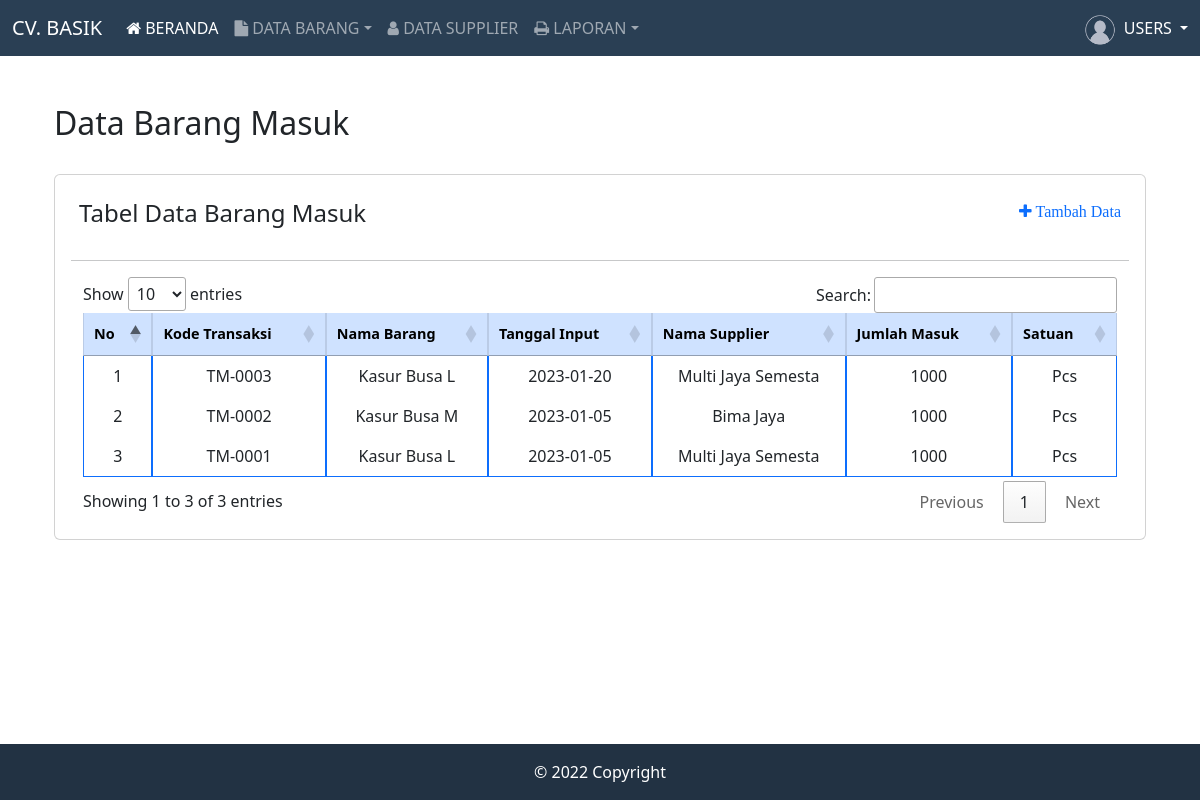
The page /modules/kasur_masuk/kasur_masuk.php (signed in) on the database its author committed.
### tables this page shows
CREATE TABLE `is_barang_masuk` (
  `id_bm` int(10) NOT NULL,
  `kode_transaksi` varchar(10) NOT NULL,
  `kode_kasur` varchar(10) NOT NULL,
  `tgl_input` date NOT NULL,
  `jumlah_masuk` int(10) NOT NULL,
  `kode_supplier` varchar(10) NOT NULL,
  `satuan` varchar(11) NOT NULL
);

CREATE TABLE `is_kasur` (
  `id_kasur` int(10) NOT NULL,
  `kode_kasur` varchar(10) NOT NULL,
  `nama_kasur` varchar(20) NOT NULL,
  `jenis_kasur` varchar(20) NOT NULL,
  `ukuran_kasur` varchar(20) NOT NULL,
  `harga_beli` int(10) NOT NULL,
  `harga_jual` int(10) NOT NULL,
  `satuan` varchar(10) NOT NULL,
  `stok` int(10) NOT NULL,
  `tgl_input` datetime NOT NULL
);

CREATE TABLE `is_supplier` (
  `id_supplier` int(10) NOT NULL,
  `kode_supplier` varchar(10) NOT NULL,
  `nama_supplier` varchar(20) NOT NULL,
  `no_telp` varchar(13) NOT NULL,
  `alamat` varchar(50) NOT NULL
);

### modules/kasur_masuk/kasur_masuk.php (the view, shortened to what this page needs)
<?php
include "../layout/header.php";
?>
<div class="container mt-5">
    <p class="h2">Data Barang Masuk</p>
    <div class="position-relative">
        <div class="row">
            <div class="col">
                <div class="card text-center mt-4">
                    <div class="card-body">
                        <div class="d-flex justify-content-between mb-3">
                            <div class="p-2">
                                <h4>Tabel Data Barang Masuk</h4>
                            </div>
                            <div class="p-2 "><a href="tambah_data.php" class="fa fa-plus" style="text-decoration:none"> Tambah Data</a></button></div>
                        </div>
                        <hr>
                        <div class="container mt-3">
                            <table class="table table-bordered border-primary" id="tabel-data">
                                <thead class="table-primary" style="font-size:90%">
                                    <tr>
                                        <th>No</th>
                                        <th>Kode Transaksi</th>
                                        <th>Nama Barang</th>
                                        <th>Tanggal Input</th>
                                        <th>Nama Supplier</th>
                                        <th>Jumlah Masuk</th>
                                        <th>Satuan</th>
                                    </tr>
                                </thead>
                                <tbody>
                                    <?php
                                    include './../../config/koneksi.php';
                                    $no = 1;
                                    $data = mysqli_query($koneksi, "SELECT is_barang_masuk.kode_transaksi, is_barang_masuk.tgl_input, is_kasur.nama_kasur, is_barang_masuk.jumlah_masuk, is_supplier.nama_supplier, is_barang_masuk.satuan FROM is_barang_masuk
                                    inner join is_kasur on is_kasur.kode_kasur = is_barang_masuk.kode_kasur
                                    inner join is_supplier on is_supplier.kode_supplier = is_barang_masuk.kode_supplier ORDER BY id_bm DESC");
                                    while ($d = mysqli_fetch_array($data)) {
                                    ?>
                                        <tr>
                                            <td><?php echo $no++; ?></td>
                                            <td><?php echo $d['kode_transaksi']; ?></td>
                                            <td><?php echo $d['nama_kasur']; ?></td>
                                            <td><?php echo $d['tgl_input']; ?></td>
                                            <td><?php echo $d['nama_supplier']; ?></td>
                                            <td><?php echo $d['jumlah_masuk']; ?></td>
                                            <td><?php echo $d['satuan']; ?></td>
                                        </tr>
                                    <?php
                                    }
                                    ?>
                                </tbody>
                            </table>
                        </div>
                    </div>
                </div>
            </div>
        </div>
    </div>
</div>
<?php
include '../layout/footer.php';
?>

### modules/layout/header.php (shortened to what this page needs)
<!DOCTYPE html>
<html lang="en">
<head>
    <link href="https://cdn.jsdelivr.net/npm/bootstrap@5.2.3/dist/css/bootstrap.min.css" rel="stylesheet">
    <link rel="stylesheet" href="//maxcdn.bootstrapcdn.com/font-awesome/4.5.0/css/font-awesome.min.css">
    <link rel="stylesheet" href="https://cdn.jsdelivr.net/npm/bootstrap-icons@1.3.0/font/bootstrap-icons.css">
    <link rel="stylesheet" type="text/css" media="screen" href="https://cdn.datatables.net/1.10.19/css/jquery.dataTables.min.css">
</head>
<body>
    <nav class="navbar navbar-expand-lg navbar-dark" style="background-color: #2A3F54;">
        <div class="container-xxl">
            <a class="navbar-brand" href="../home/home.php">CV. BASIK</a>
            <div class="collapse navbar-collapse" id="navbarTogglerDemo03">
                <ul class="navbar-nav me-auto mb-2 mb-lg-0">
                    <li class="nav-item">
                        <a class="nav-link active" aria-current="page" href="../home/home.php"><i class="fa fa-home"></i> BERANDA</a>
                    </li>
                    <li class="nav-item dropdown">
                        <a class="nav-link dropdown-toggle" href="#" role="button" data-bs-toggle="dropdown"><i class="fa fa-file"></i> DATA BARANG</a>
                    </li>
                    <li class="nav-item">
                        <a class="nav-link" href="../supplier/supplier.php"><i class="fa fa-user"></i> DATA SUPPLIER</a>
                    </li>
                    <li class="nav-item dropdown">
                        <a class="nav-link dropdown-toggle" href="#" role="button" data-bs-toggle="dropdown"><i class="fa fa-print"></i> LAPORAN</a>
                    </li>
                </ul>
            </div>
            <div class="dropdown">
                <a href="#" class="d-flex align-items-center text-white text-decoration-none dropdown-toggle" id="dropdownUser1" data-bs-toggle="dropdown" aria-expanded="false">
                    <img src="./../../assets/img/av.png" alt="hugenerd" width="40" height="40" class="rounded-circle">
                    <span class="d-none d-sm-inline mx-1">USERS</span>
                </a>
            </div>
        </div>
    </nav>
    <div class="container mt-5">

### modules/layout/footer.php (shortened to what this page needs)
</div>
<footer class="text-center text-white fixed-bottom" style="background-color: #2A3F54;">
  <div class="text-center p-3" style="background-color: rgba(0, 0, 0, 0.2);">
    © 2022 Copyright
  </div>
</footer>
</body>
<html />

### rows shown on the page
is_barang_masuk: kode_transaksi "TM-0003", is_kasur.nama_kasur "Kasur Busa L", tgl_input "2023-01-20", is_supplier.nama_supplier "Multi Jaya Semesta", jumlah_masuk "1000", satuan "Pcs"
is_barang_masuk: kode_transaksi "TM-0002", is_kasur.nama_kasur "Kasur Busa M", tgl_input "2023-01-05", is_supplier.nama_supplier "Bima Jaya", jumlah_masuk "1000", satuan "Pcs"
is_barang_masuk: kode_transaksi "TM-0001", is_kasur.nama_kasur "Kasur Busa L", tgl_input "2023-01-05", is_supplier.nama_supplier "Multi Jaya Semesta", jumlah_masuk "1000", satuan "Pcs"
